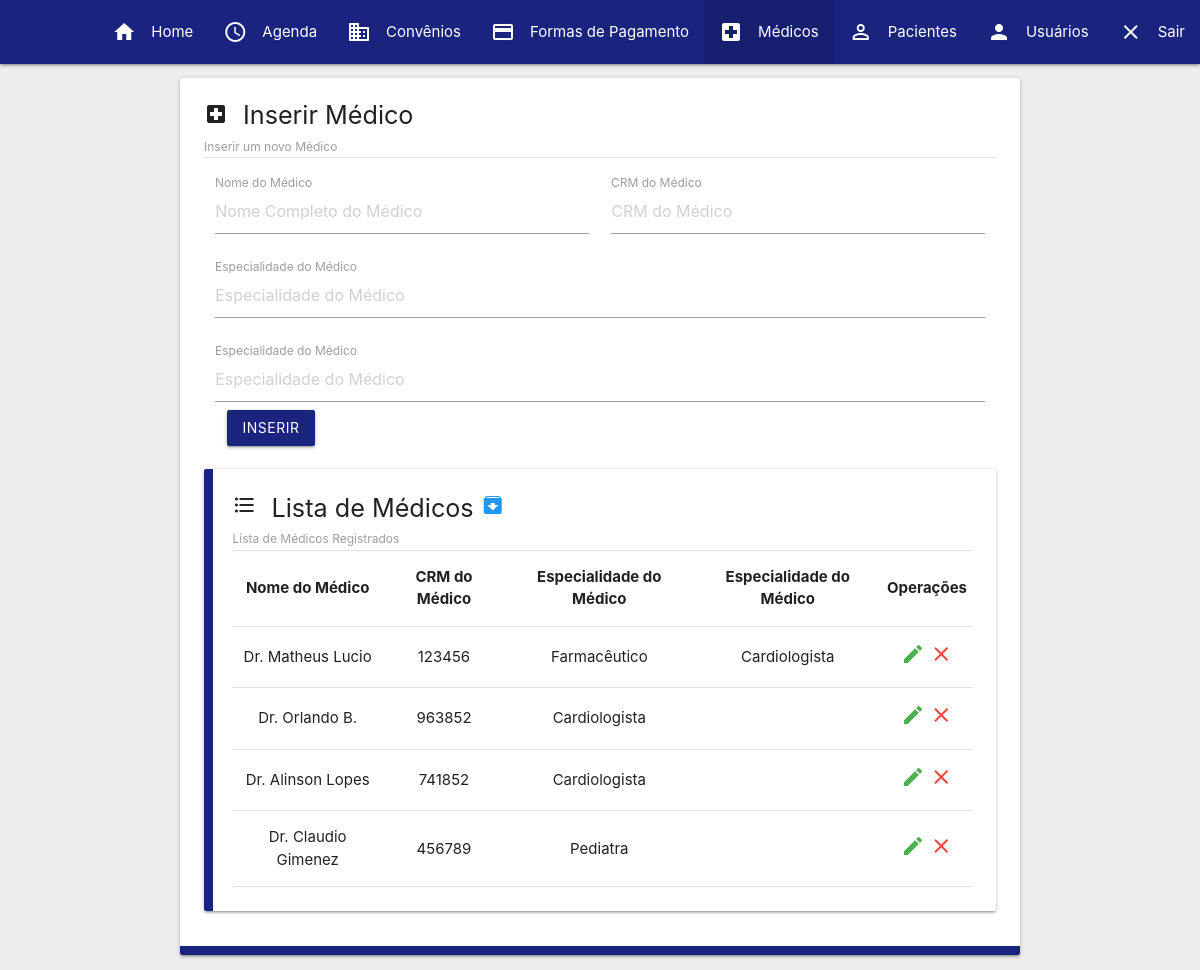
Page /admin/medicos/form_medicos.php (signed in) on the committed database.
### tables this page shows
CREATE TABLE `medicos` (
  `med_id` int(11) NOT NULL,
  `med_nome` varchar(45) NOT NULL,
  `med_CRM` varchar(50) NOT NULL,
  `med_especialidade` varchar(50) NOT NULL,
  `med_especialidade2` varchar(50) NOT NULL
);

### public_html/admin/medicos/select_medicos.php (the view)
<?php
try {
   include_once('../../assets/conexao.php');
   $sql = $pdo->prepare("SELECT * FROM medicos");
   $sql->execute();
   foreach ($sql as $key) : extract($key) ?>
      <tr>
         <td>Dr. <?= $med_nome ?></td>
         <td> <?= $med_CRM ?></td>
         <td> <?= $med_especialidade ?></td>
         <td> <?= $med_especialidade2 ?></td>
         <td><a title="Editar Médico" href="form_update_medicos.php?med_id=<?= $med_id ?>"><i class="material-icons green-text">edit</i></a>
         <a title="Remover Médico" href="delete_medicos.php?med_id=<?= $med_id ?>"><i class="material-icons red-text">clear</i></a></td>
      </tr>
   <?php endforeach ?>
<?php
} catch (PDOException $e) {
   echo 'Um erro ocorreu! Erro: ' . $e->getMessage();
}

### public_html/assets/src/css/main.css (style rules this page uses)
* { outline: none }
.material-icons { font-family: 'Material Icons'; font-weight: normal; font-style: normal; font-size: 24px; line-height: 1; letter-spacing: normal; text-transform: none; display: inline-block; white-space: nowrap; word-wrap: normal; direction: ltr; -webkit-font-feature-settings: 'liga'; font-feature-settings: 'liga'; -webkit-font-smoothing: antialiased }
body { height: 100%; display: flex; min-height: 100vh; flex-direction: column; }

### rows in the picture
medicos: med_nome "Matheus Lucio", med_CRM "123456", med_especialidade "Farmacêutico", med_especialidade2 "Cardiologista"
medicos: med_nome "Orlando B.", med_CRM "963852", med_especialidade "Cardiologista"
medicos: med_nome "Alinson Lopes", med_CRM "741852", med_especialidade "Cardiologista"
medicos: med_nome "Claudio Gimenez", med_CRM "456789", med_especialidade "Pediatra"
